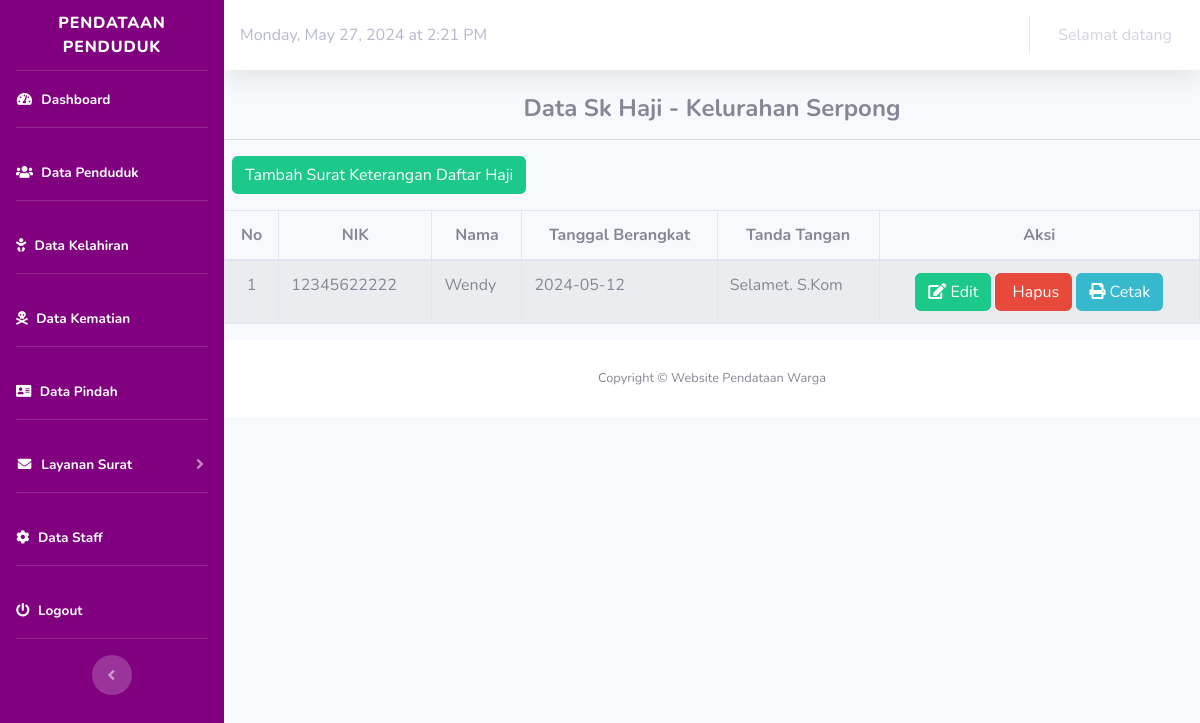
Page /index.php/haji on the committed database.
### tables this page shows
CREATE TABLE `haji` (
  `id_haji` int(50) NOT NULL,
  `id_pejabat` int(11) NOT NULL,
  `nik` varchar(30) NOT NULL,
  `foto` varchar(255) NOT NULL,
  `tanggal_haji` date NOT NULL,
  `tanggal_berangkat` date NOT NULL
);

CREATE TABLE `penduduk` (
  `nik` bigint(16) NOT NULL,
  `no_kk` bigint(16) NOT NULL,
  `nama` varchar(50) NOT NULL,
  `tempat_lahir` varchar(20) NOT NULL,
  `tanggal_lahir` date NOT NULL,
  `jenis_kelamin` varchar(20) NOT NULL,
  `alamat` varchar(100) NOT NULL,
  `rt` varchar(5) NOT NULL,
  `rw` varchar(50) NOT NULL,
  `agama` varchar(20) NOT NULL,
  `status_perkawinan` varchar(20) NOT NULL,
  `pendidikan` varchar(50) NOT NULL,
  `pekerjaan` varchar(20) NOT NULL,
  `status` varchar(50) NOT NULL,
  `golongan_darah` varchar(20) NOT NULL,
  `kewarganegaraan` varchar(20) NOT NULL
);

CREATE TABLE `pejabat` (
  `id_pejabat` int(11) NOT NULL,
  `jenis_kelamin` varchar(50) NOT NULL,
  `alamat` varchar(255) NOT NULL,
  `nama_pejabat` varchar(255) NOT NULL,
  `nip_pejabat` varchar(255) NOT NULL,
  `jabatan_pejabat` varchar(255) NOT NULL
);

### application/controllers/Haji.php (called while the page is built, shortened)
<?php
class Haji extends CI_Controller
{
    public function __construct()
    {
        $this->load->model('M_haji');
        $this->load->model('m_penduduk');
    }
    public function index()
    {
        $data['title'] = "Data Sk Haji - Kelurahan Serpong";
        $data['surat'] = $this->M_haji->daftar_haji();
        $this->load->view('template/header');
        $this->load->view('template/sidebar');
        $this->load->view('template/topbar');
        $this->load->view('surat/haji/daftar_surat_haji', $data);
        $this->load->view('template/footer');
    }
}

### index.php (called while the page is built, shortened)
<?php
require_once BASEPATH.'core/CodeIgniter.php';

### application/models/M_haji.php (called while the page is built, shortened)
<?php
class M_haji extends CI_Model
{
    public function daftar_haji()
    {
        $this->db->from('haji');
        $this->db->join('penduduk', 'haji.nik=penduduk.nik');
        $this->db->join('pejabat', 'haji.id_pejabat=pejabat.id_pejabat');
        return $this->db->get()->result();
    }
}

### application/views/surat/haji/daftar_surat_haji.php (the view, shortened to what this page needs)
<div class="content-wrapper">
    <section class="content">
        <div class="box box-info">
            <div class="box-header">
                <h4 style="text-align:center"><b><?= $title ?></b></h4>
                <hr>
            </div>
            <div class="box-body table-responsive">
                <p>
                    <a href="<?php echo base_url('Haji/tambah'); ?>" class="btn btn-success ml-2">Tambah Surat
                        Keterangan Daftar Haji</a>
                </p>
                <table id="data" class="table table-striped table-bordered" cellspacing="0" width="100%">
                    <thead>
                        <tr class="active">
                            <th style="text-align:center">No</th>
                            <th style="text-align:center">NIK</th>
                            <th style="text-align:center">Nama</th>
                            <th style="text-align:center">Tanggal Berangkat</th>
                            <th style="text-align:center">Tanda Tangan</th>
                            <th style="text-align:center">Aksi</th>
                        </tr>
                    </thead>
                    <tbody>
                        <?php
                        $no = 1;
                        foreach ($surat as $surat) {
                        ?>
                            <tr>
                                <td style="text-align:center"><?php echo $no; ?></td>
                                <td><?php echo $surat->nik; ?></td>
                                <td><?php echo $surat->nama; ?></td>
                                <td><?php echo $surat->tanggal_berangkat; ?></td>
                                <td><?php echo $surat->nama_pejabat; ?></td>
                                <td style="text-align:center">
                                    <a href="<?php echo base_url('Haji/edit/' . $surat->id_haji); ?>" class="btn btn-success btn-xs"><i class="fa fa-edit"></i> Edit</a>
                                    <a href="<?php echo base_url('Haji/hapus/' . $surat->id_haji); ?>" class="btn btn-danger btn-xs" onClick="return confirm('Yakin Akan Menghapus Data?');"><i class="fa fa-trash-o"></i> Hapus</a>
                                    <a target="blank" href="<?php echo base_url('Haji/cetak/' . $surat->id_haji); ?>" class="btn btn-info btn-xs"><i class="fa fa-print"></i> Cetak</a>
                            </tr>
                        <?php
                            $no++;
                        }
                        ?>
                    </tbody>
                </table>
            </div>
    </section>
</div>

### rows in the picture
haji: penduduk.nik "12345622222", penduduk.nama "Wendy", tanggal_berangkat "2024-05-12", id_pejabat.nama_pejabat "Selamet. S.Kom"

### other values in the picture
$title "Data Sk Haji - Kelurahan Serpong"
